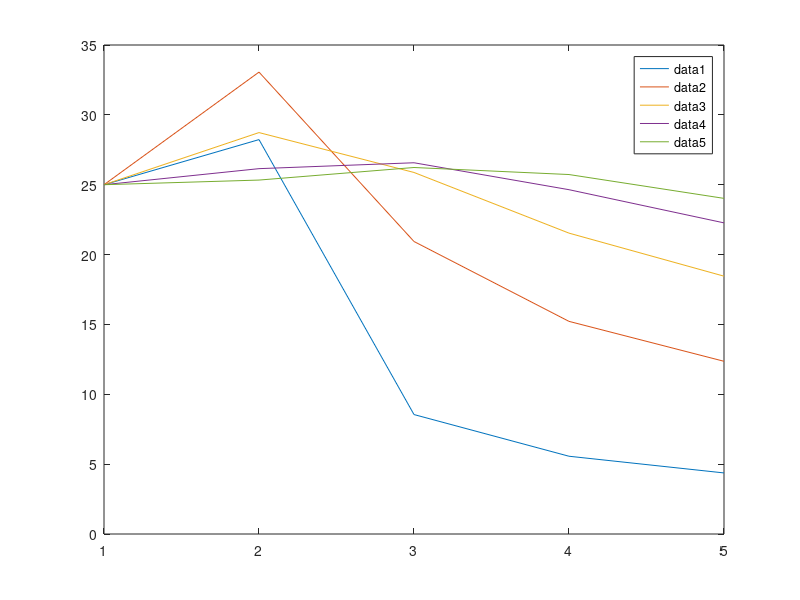
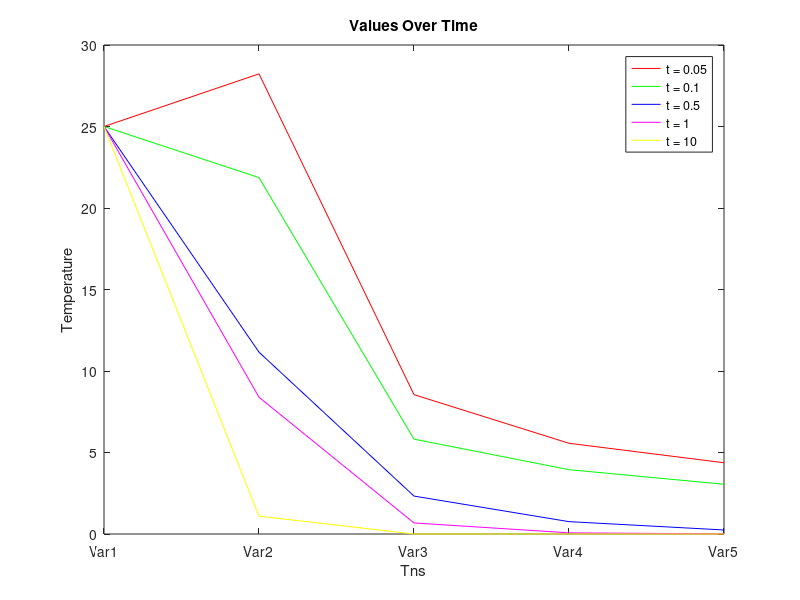

These figures' MATLAB source, in order:
clc;
clear all;

k = 220.0;
cp = 896.0;
ro = 2702.0;

L = 0.002;
L0 = 0.001;
Ak = 3.14E-6;
Ac = 1.26E-5;
Ace = 3.14E-6;

hc = 20.0;
Ch = ro*cp*Ak*L;
Rhk = L/(k*Ak);
Rhk0 = L0/(k*Ak);
Rhc = 1/(hc*Ac);
Rhce = 1/(hc*Ace);

T0 = 25*ones(5,1);
A = zeros(5,5);
B = zeros(5,5);
C = eye(5);
D = zeros(5,5);

A(1,1) = -1/Ch*( (1/Rhk0) + (1/Rhk) + (1/Rhc));
A(1,2) = 1/Ch*(1/Rhk);

A(2,1) = 1/Ch*(1/Rhk);
A(2,2) = -1/Ch*((2/Rhk) + (1/Rhc));
A(2,3) = 1/Ch*(1/Rhk);

A(3, 2) = 1/Ch*(1/Rhk);
A(3, 3) = -1/Ch*((2/Rhk) + (1/Rhc));
A(3, 4) = 1/Ch*(1/Rhk);

A(4, 3) = 1/Ch*(1/Rhk);
A(4, 4) = -1/Ch*((2/Rhk) + (1/Rhc));
A(4, 5) = 1/Ch*(1/Rhk);

A(5, 4) = 1/Ch*(1/Rhk);
A(5, 5) = -1/Ch*((1/Rhk) + (1/Rhc) + (1/Rhce));

B(1, 1) = 1/(Ch*Rhk0);
B(1, 2) = 1/(Ch*Rhc);
B(2, 2) = 1/(Ch*Rhc);
B(3, 2) = 1/(Ch*Rhc);
B(4, 2) = 1/(Ch*Rhc);
B(5, 2) = 1/Ch*((1/Rhc) + (1/Rhce));


U = zeros(5,5);
t = 0.05:5:10;
%times_matrix = [0.05 0.1 0.5 1 10];
times_matrix = [0.05 0.1 0.15 0.2 0.25 ; 0.1 0.2 0.3 0.4 0.5 ; 0.5 1 1.5 2 2.5 ; 1 2 3 4 5 ; 10 20 30 40 50 ];

U(1,1) = 100; %cada linha da matriz representa o valor do input no tempo de indice correspondente
U(2,1) = 100; %da matriz de tempo, de acordo com a documentação em: 
U(3,1) = 100; % https://www.mathworks.com/help/control/ref/dynamicsystem.lsim.html?searchHighlight=lsim&s_tid=srchtitle_lsim_1#mw_11e716f7-d1dd-4ed4-b66b-5dbfb174523a
U(4,1) = 100;
U(5,1) = 100;

espEstados = ss(A, B, C, D);
estados = cell(5,5);
for ind = 1:5
    holder_time = times_matrix(ind, 1:5);
    disp(holder_time);
    estados{ind} = lsim(espEstados, U, holder_time, T0);
    %estados{ind} = initial(A, B, C, D, U, holder);
end

plot(estados{1});
hold on;
legend('Location', 'best');
hold off;

data = zeros(5, 5);
for ind = 1:5
    holder2 = estados{ind};
    data(ind,:) = holder2(:,1);
end

%data = [1 2 3 4; 2 3 4 5; 3 4 5 6; 4 5 6 7; 5 6 7 8];
colors = ["r", "g", "b", "m", "y"];
labels = {'Var1', 'Var2', 'Var3', 'Var4', 'Var5'};
times = [0.05, 0.1, 0.5, 1, 10]; 

figure;
for i = 1:size(data, 1)
    plot(data(i, :), 'Color', colors(i), 'DisplayName', sprintf('t = %.d', times(i)));
    hold on;
end

xticks(1:length(labels));
xticklabels(labels);
xlabel('Tns');
ylabel('Temperature');
title('Values Over Time');
legend('Location', 'best');
hold off;
